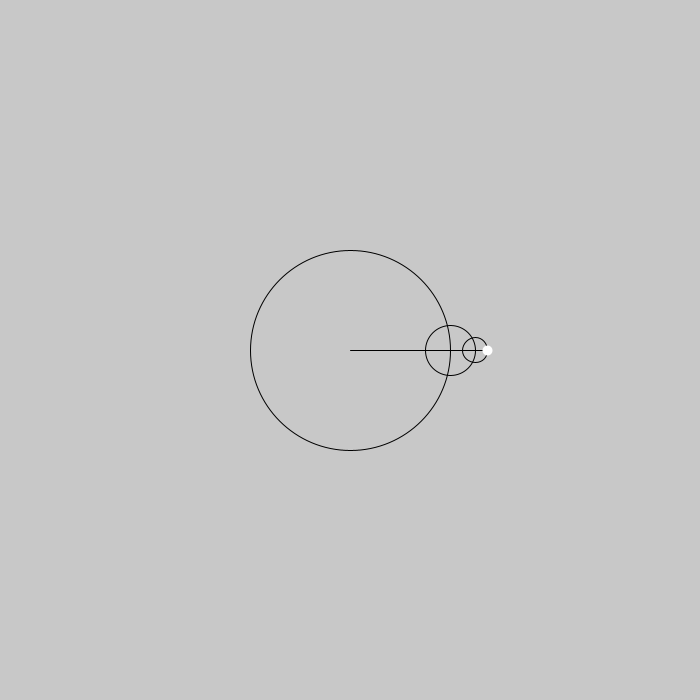
Frame 1 (no input)
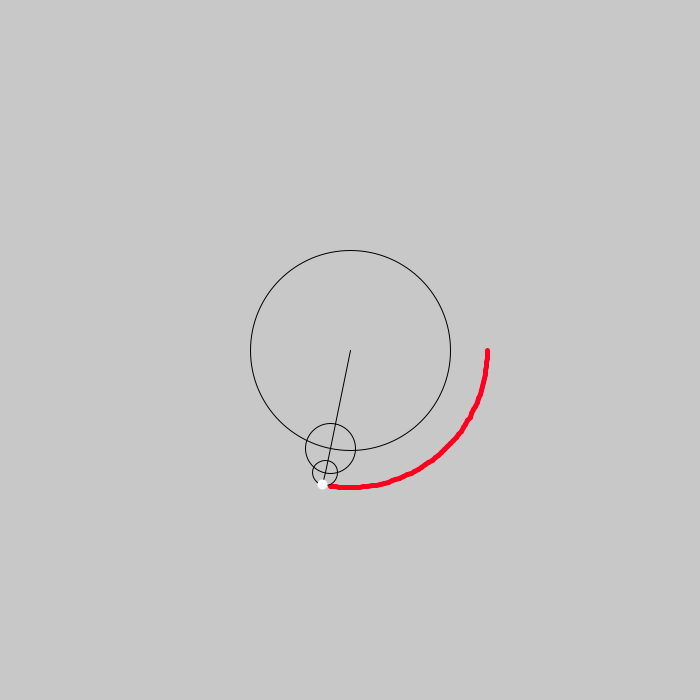
Frame 60 (the mouse pressed at the canvas centre just before this capture)
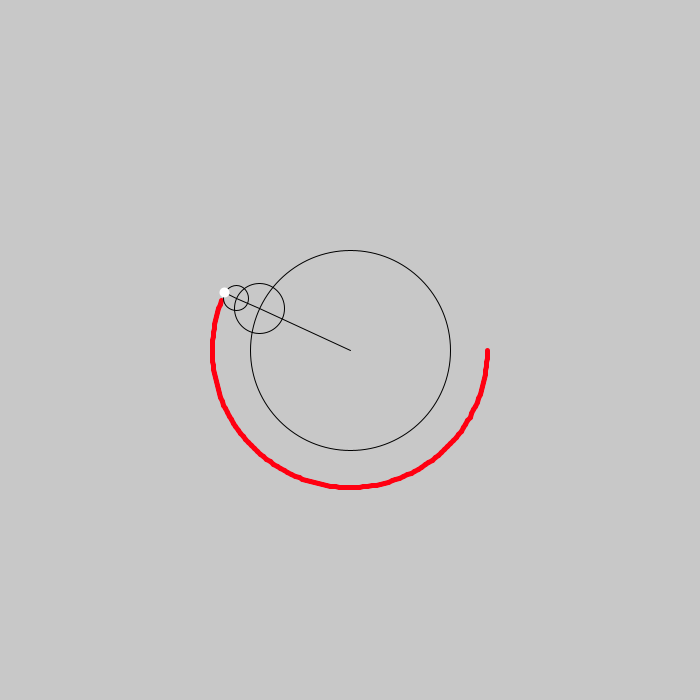
Frame 120 (the mouse held since frame 60 and released just before this capture)

The Processing sketch that drew these frames (run headless with seeded random() and noise(); from frame 60 on, the mouse is pressed at the canvas centre):

// Processing sketch: fourier
// ── fourier.pde
float v = 30;
float angle = 0;

FloatList vertexes = new FloatList();
float sizes[] = {2,4,1};

void setup(){
  size(700,700);
  smooth(2);
}

void draw(){
  translate(width/2,height/2);
  background(200);
  noFill();
  
  PShape path = createShape();
  path.beginShape(LINES);
  path.strokeWeight(5);
  colorMode(HSB);
  
  for(int i = 0; i < vertexes.size() / 2 - 2; i++){
    path.stroke(255 * i / (vertexes.size() / 2 - 2),255,255);
    path.vertex(vertexes.get(i*2),vertexes.get(i*2+1));
    path.vertex(vertexes.get((i+1)*2),vertexes.get((i+1)*2+1));
  }
  
  path.endShape();
  shape(path);
  //if(angle > 3*PI) {
  //  angle = 0;
  //  vertexes = new FloatList();
  //}
  
  fourierCircle(0,0,100,angle,sizes.length - 1);
  angle += 0.001 * v;
}

void fourierCircle(float x, float y, float r,float angle, int n){
  strokeWeight(1);
  stroke(0);
  circle(x,y,r*2);
  line(x,y,x+r*cos(angle),y+r*sin(angle));
  if (n > 0){
    n--;
    fourierCircle(x+r*cos(angle),y+r*sin(angle),r/sizes[n],angle,n);
  }
  else if(n == 0){
    vertexes.append(x+r*cos(angle));
    vertexes.append(y+r*sin(angle));
    strokeWeight(10);
    stroke(255);
    point(x+r*cos(angle),y+r*sin(angle));
    
  }
}
